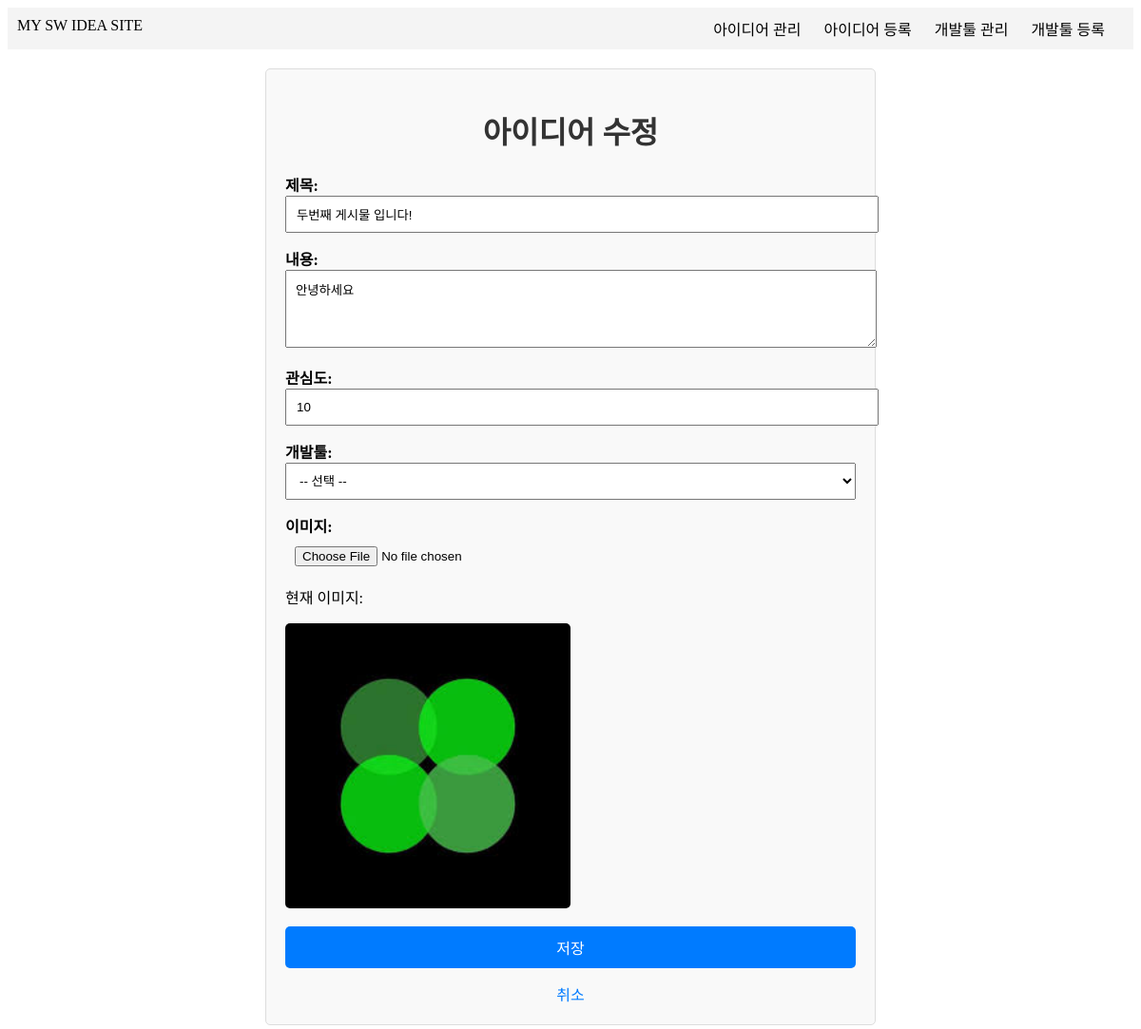
Screenshot of /11/edit/ with the database file from the repository.
### ideas/models.py (models this page shows, shortened)
class Idea(models.Model):
    title = models.CharField(max_length=100)
    image = models.ImageField(upload_to='ideas/', null=True, blank=True)
    content = models.TextField()
    interest = models.IntegerField(default=0)
    devtool = models.ForeignKey(Tool, on_delete=models.SET_NULL, null=True, blank=True)  # Tool 모델 참조
    created_at = models.DateTimeField(auto_now_add=True)

### ideas/views.py (the view, shortened to what this page needs)
# urls.py: path('<int:idea_id>/edit/', views.edit_idea, name='edit_idea'),
def edit_idea(request, idea_id):
    idea = get_object_or_404(Idea, id=idea_id)
    tools = Tool.objects.all()
    return render(request, 'ideas/edit_idea.html', {'idea': idea, 'tools': tools})

### ideas/templates/ideas/edit_idea.html (shortened to what this page needs)
{% extends "base.html" %}
{% block content %}
<div style="max-width: 600px; margin: 20px auto; padding: 20px; border: 1px solid #ddd; border-radius: 5px; background-color: #f9f9f9;">
    <h1 style="text-align: center; color: #333;">아이디어 수정</h1>
    <form method="post" enctype="multipart/form-data">
        <div style="margin-bottom: 15px;">
            <label for="title" style="display: block; font-weight: bold;">제목:</label>
            <input type="text" id="title" name="title" value="{{ idea.title }}" style="width: 100%; padding: 10px;" required>
        </div>
        <div style="margin-bottom: 15px;">
            <label for="content" style="display: block; font-weight: bold;">내용:</label>
            <textarea id="content" name="content" rows="4" style="width: 100%; padding: 10px;" required>{{ idea.content }}</textarea>
        </div>
        <div style="margin-bottom: 15px;">
            <label for="interest" style="display: block; font-weight: bold;">관심도:</label>
            <input type="number" id="interest" name="interest" value="{{ idea.interest }}" style="width: 100%; padding: 10px;" required>
        </div>
        <div style="margin-bottom: 15px;">
            <label for="devtool" style="display: block; font-weight: bold;">개발툴:</label>
            <select id="devtool" name="devtool" style="width: 100%; padding: 10px;">
                <option value="">-- 선택 --</option>
            </select>
        </div>
        <div style="margin-bottom: 15px;">
            <label for="image" style="display: block; font-weight: bold;">이미지:</label>
            <input type="file" id="image" name="image" style="width: 100%; padding: 10px;">
            {% if idea.image %}
                <p style="margin-top: 10px;">현재 이미지:</p>
                <img src="{{ idea.image.url }}" alt="{{ idea.title }}" style="width:100%; max-width: 300px; border-radius: 5px;">
            {% endif %}
        </div>
        <button type="submit" style="width: 100%; padding: 10px; background-color: #007bff; color: white; border: none; border-radius: 5px; font-size: 16px; cursor: pointer;">
            저장
        </button>
    </form>
    <div style="text-align: center; margin-top: 15px;">
        <a href="{% url 'idea_detail' idea.id %}" style="color: #007bff; text-decoration: none;">취소</a>
    </div>
</div>
{% endblock %}

### rows the page displays
Idea: title "두번째 게시물 입니다!", content "안녕하세요", interest "10", image (picture)
